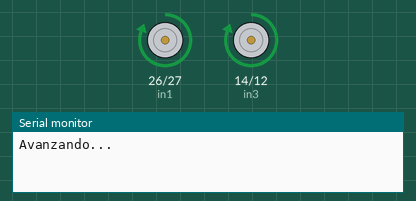
A sketch run on a simulated ESP32. Shown: motor-driver pin pairs drawn as motors (green arrow = first pin HIGH = forward, orange = second pin HIGH = backward, longer = more drive, scaled by the enable pin), the last lines printed to the serial monitor.

Above: at 0.5 s.
At 2.5 s:
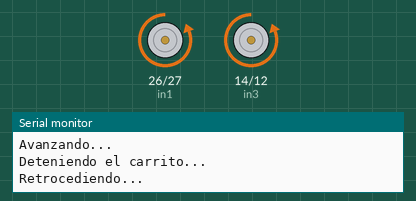
At 5.8 s:
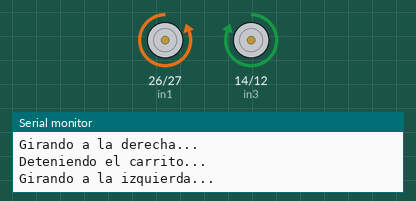
At 7.1 s:
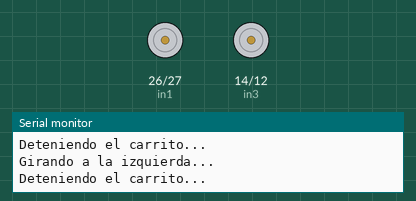
Timing chart, 0 to 10.6 s (numbered marks = the images above):
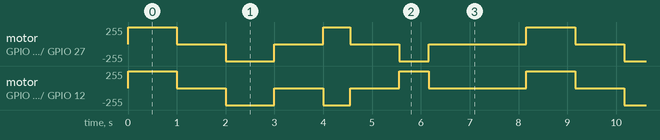

Measured:
- by itself, motor on GPIO 26 (in1) / GPIO 27 (in2): repeats every 8.2 s: stopped 1.0 s, backward 255/255 1.0 s, stopped 1.0 s, forward 255/255 0.55 s, stopped 1.0 s, backward 255/255 0.61 s, stopped 2.0 s, forward 255/255 1.0 s
- by itself, motor on GPIO 14 (in3) / GPIO 12 (in4): repeats every 8.2 s: stopped 1.0 s, backward 255/255 1.0 s, stopped 1.0 s, backward 255/255 0.55 s, stopped 1.0 s, forward 255/255 0.61 s, stopped 2.0 s, forward 255/255 1.0 s

The sketch:

demogiro90.ino
```cpp
// Pines conectados al controlador L298D
int enA = 25;  // Pin ENABLE A (Llantas Izquierdas)
int enB = 33;  // Pin ENABLE B (Llantas Derechas)
int in1 = 26;  // IN1 del motor izquierdo
int in2 = 27;  // IN2 del motor izquierdo
int in3 = 14;  // IN3 del motor derecho
int in4 = 12;  // IN4 del motor derecho

void setup() {
  // Configurar los pines como salidas
  pinMode(enA, OUTPUT);
  pinMode(enB, OUTPUT);
  pinMode(in1, OUTPUT);
  pinMode(in2, OUTPUT);
  pinMode(in3, OUTPUT);
  pinMode(in4, OUTPUT);

  Serial.begin(115200); // Para ver los resultados en el monitor serial
}

// Función para avanzar (mover todas las llantas hacia adelante)
void avanzar(int tiempo) {
  Serial.println("Avanzando...");
  digitalWrite(enA, HIGH);    // Activar llantas izquierdas
  digitalWrite(enB, HIGH);    // Activar llantas derechas
  digitalWrite(in1, HIGH);    // Llanta izquierda delantera hacia adelante
  digitalWrite(in2, LOW);     // Llanta izquierda trasera hacia adelante
  digitalWrite(in3, HIGH);    // Llanta derecha delantera hacia adelante
  digitalWrite(in4, LOW);     // Llanta derecha trasera hacia adelante
  delay(tiempo);              // Avanzar por el tiempo especificado
  detener();                  // Detener al finalizar
}

// Función para retroceder (mover todas las llantas hacia atrás)
void retroceder(int tiempo) {
  Serial.println("Retrocediendo...");
  digitalWrite(enA, HIGH);    // Activar llantas izquierdas
  digitalWrite(enB, HIGH);    // Activar llantas derechas
  digitalWrite(in1, LOW);     // Llanta izquierda delantera hacia atrás
  digitalWrite(in2, HIGH);    // Llanta izquierda trasera hacia atrás
  digitalWrite(in3, LOW);     // Llanta derecha delantera hacia atrás
  digitalWrite(in4, HIGH);    // Llanta derecha trasera hacia atrás
  delay(tiempo);              // Retroceder por el tiempo especificado
  detener();                  // Detener al finalizar
}

// Función para girar a la derecha (mover llantas izquierdas hacia adelante y derechas hacia atrás)
void girarDerecha(int tiempo) {
  Serial.println("Girando a la derecha...");
  digitalWrite(enA, HIGH);    // Activar llantas izquierdas
  digitalWrite(enB, HIGH);    // Activar llantas derechas
  digitalWrite(in1, HIGH);    // Llanta izquierda delantera hacia adelante
  digitalWrite(in2, LOW);     // Llanta izquierda trasera hacia adelante
  digitalWrite(in3, LOW);     // Llanta derecha delantera hacia atrás
  digitalWrite(in4, HIGH);    // Llanta derecha trasera hacia atrás
  delay(tiempo);              // Girar por el tiempo especificado
  detener();                  // Detener al finalizar
}

// Función para girar a la izquierda (mover llantas derechas hacia adelante y las izquierdas hacia atrás)
void girarIzquierda(int tiempo) {
  Serial.println("Girando a la izquierda...");
  digitalWrite(enA, HIGH);    // Activar llantas izquierdas
  digitalWrite(enB, HIGH);    // Activar llantas derechas
  digitalWrite(in1, LOW);     // Llanta izquierda delantera hacia atrás
  digitalWrite(in2, HIGH);    // Llanta izquierda trasera hacia atrás
  digitalWrite(in3, HIGH);    // Llanta derecha delantera hacia adelante
  digitalWrite(in4, LOW);     // Llanta derecha trasera hacia adelante
  delay(tiempo);              // Girar por el tiempo especificado
  detener();                  // Detener al finalizar
}

// Función para detener el carrito (parar todos los motores)
void detener() {
  Serial.println("Deteniendo el carrito...");
  digitalWrite(in1, LOW);     // Detener llanta izquierda delantera
  digitalWrite(in2, LOW);     // Detener llanta izquierda trasera
  digitalWrite(in3, LOW);     // Detener llanta derecha delantera
  digitalWrite(in4, LOW);     // Detener llanta derecha trasera
  digitalWrite(enA, LOW);     // Desactivar llantas izquierdas
  digitalWrite(enB, LOW);     // Desactivar llantas derechas
  delay(1000);                // Esperar 1 segundo para asegurar que todo esté detenido
}

void loop() {
  avanzar(1000);        // Avanzar durante 1 segundo
  retroceder(1000);     // Retroceder durante 1 segundo
  girarDerecha(550);    // Girar a la derecha durante 0.5 segundos
  girarIzquierda(610);  // Girar a la izquierda durante 0.5 segundos
  detener();
}
```
